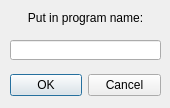
<?xml version="1.0" encoding="UTF-8"?>
<ui version="4.0">
 <class>EnterProgramName</class>
 <widget class="QDialog" name="EnterProgramName">
  <property name="geometry">
   <rect>
    <x>0</x>
    <y>0</y>
    <width>170</width>
    <height>108</height>
   </rect>
  </property>
  <property name="sizePolicy">
   <sizepolicy hsizetype="Fixed" vsizetype="Fixed">
    <horstretch>0</horstretch>
    <verstretch>0</verstretch>
   </sizepolicy>
  </property>
  <property name="minimumSize">
   <size>
    <width>170</width>
    <height>108</height>
   </size>
  </property>
  <property name="maximumSize">
   <size>
    <width>170</width>
    <height>108</height>
   </size>
  </property>
  <property name="windowTitle">
   <string>Run Program</string>
  </property>
  <widget class="QDialogButtonBox" name="buttonBox">
   <property name="geometry">
    <rect>
     <x>10</x>
     <y>70</y>
     <width>151</width>
     <height>31</height>
    </rect>
   </property>
   <property name="sizePolicy">
    <sizepolicy hsizetype="Fixed" vsizetype="Fixed">
     <horstretch>0</horstretch>
     <verstretch>0</verstretch>
    </sizepolicy>
   </property>
   <property name="orientation">
    <enum>Qt::Horizontal</enum>
   </property>
   <property name="standardButtons">
    <set>QDialogButtonBox::Cancel|QDialogButtonBox::Ok</set>
   </property>
  </widget>
  <widget class="QLineEdit" name="lineEdit">
   <property name="geometry">
    <rect>
     <x>10</x>
     <y>40</y>
     <width>151</width>
     <height>20</height>
    </rect>
   </property>
   <property name="maxLength">
    <number>5</number>
   </property>
  </widget>
  <widget class="QLabel" name="label">
   <property name="geometry">
    <rect>
     <x>10</x>
     <y>10</y>
     <width>151</width>
     <height>16</height>
    </rect>
   </property>
   <property name="text">
    <string>Put in program name:</string>
   </property>
   <property name="alignment">
    <set>Qt::AlignCenter</set>
   </property>
  </widget>
 </widget>
 <resources/>
 <connections>
  <connection>
   <sender>buttonBox</sender>
   <signal>accepted()</signal>
   <receiver>EnterProgramName</receiver>
   <slot>accept()</slot>
   <hints>
    <hint type="sourcelabel">
     <x>248</x>
     <y>254</y>
    </hint>
    <hint type="destinationlabel">
     <x>157</x>
     <y>274</y>
    </hint>
   </hints>
  </connection>
  <connection>
   <sender>buttonBox</sender>
   <signal>rejected()</signal>
   <receiver>EnterProgramName</receiver>
   <slot>reject()</slot>
   <hints>
    <hint type="sourcelabel">
     <x>316</x>
     <y>260</y>
    </hint>
    <hint type="destinationlabel">
     <x>286</x>
     <y>274</y>
    </hint>
   </hints>
  </connection>
 </connections>
</ui>
